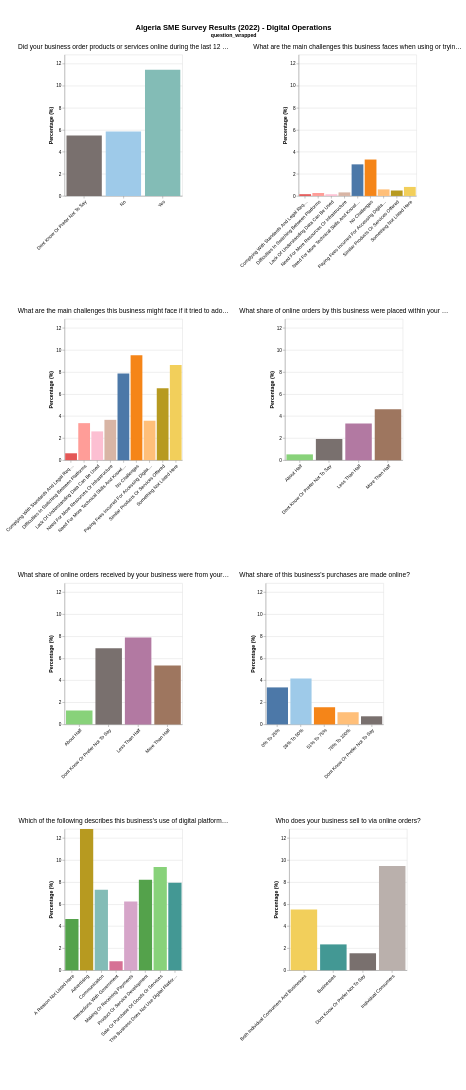

Notebook cell for this chart:
### Markdown cell above
## Digital Operations

### Code cell
chart = create_category_chart('Digital Operations', combined_df)
display(chart)

### Figure 1 — Vega-Lite specification as saved in the notebook (floating-point values rounded to 4 significant figures)
{"config": {"view": {"continuousWidth": 300, "continuousHeight": 300}, "padding": {"left": 10, "right": 10, "top": 50, "bottom": 100}}, "data": {"name": "data-a9d699b3868456ced3592f724b827ccb"}, "facet": {"field": "question_wrapped", "header": {"labelFontSize": 14, "labelLimit": 450, "labelLineHeight": 16, "titleOrient": "top"}, "type": "nominal"}, "spec": {"mark": {"type": "bar"}, "encoding": {"color": {"field": "response", "legend": null, "scale": {"scheme": "tableau20"}, "type": "nominal"}, "tooltip": [{"field": "question", "title": "Question", "type": "nominal"}, {"field": "response", "title": "Response", "type": "nominal"}, {"field": "value", "format": ".1f", "title": "Percentage", "type": "quantitative"}], "x": {"axis": {"labelAlign": "right", "labelAngle": -45, "labelLimit": 200}, "field": "response", "title": null, "type": "nominal"}, "y": {"field": "value", "scale": {"domain": [0, 12.83]}, "title": "Percentage (%)", "type": "quantitative"}}, "height": 300, "width": 250}, "columns": 2, "resolve": {"scale": {"x": "independent", "y": "independent"}}, "spacing": {"row": 80, "column": 20}, "title": {"text": "Algeria SME Survey Results (2022) - Digital Operations", "fontSize": 16, "fontWeight": "bold", "anchor": "middle"}, "$schema": "https://vega.github.io/schema/vega-lite/v6.1.0.json", "datasets": {"data-a9d699b3868456ced3592f724b827ccb": [{"category": "Digital Operations", "question": "Did your business order products or services online during the last\n12 months?", "response": "Dont Know Or Prefer Not To Say", "value": 5.5, "question_wrapped": "Did your business order products or services online during the last 12 months?"}, {"category": "Digital Operations", "question": "Did your business order products or services online during the last\n12 months?", "response": "No", "value": 5.847, "question_wrapped": "Did your business order products or services online during the last 12 months?"}, {"category": "Digital Operations", "question": "Did your business order products or services online during the last\n12 months?", "response": "Yes", "value": 11.45, "question_wrapped": "Did your business order products or services online during the last 12 months?"}, {"category": "Digital Operations", "question": "What share of this business's purchases are made online?", "response": "Dont Know Or Prefer Not To Say", "value": 0.736, "question_wrapped": "What share of this business's purchases are made online?"}, {"category": "Digital Operations", "question": "What share of this business's purchases are made online?", "response": "76% To 100%", "value": 1.106, "question_wrapped": "What share of this business's purchases are made online?"}, {"category": "Digital Operations", "question": "What share of this business's purchases are made online?", "response": "51% To 75%", "value": 1.558, "question_wrapped": "What share of this business's purchases are made online?"}, {"category": "Digital Operations", "question": "What share of this business's purchases are made online?", "response": "26% To 50%", "value": 4.161, "question_wrapped": "What share of this business's purchases are made online?"}, {"category": "Digital Operations", "question": "What share of this business's purchases are made online?", "response": "0% To 25%", "value": 3.36, "question_wrapped": "What share of this business's purchases are made online?"}, {"category": "Digital Operations", "question": "What share of online orders by this business were placed within your\nhome country?", "response": "Dont Know Or Prefer Not To Say", "value": 1.926, "question_wrapped": "What share of online orders by this business were placed within your home\ncountry?"}, {"category": "Digital Operations", "question": "What share of online orders by this business were placed within your\nhome country?", "response": "More Than Half", "value": 4.635, "question_wrapped": "What share of online orders by this business were placed within your home\ncountry?"}, {"category": "Digital Operations", "question": "What share of online orders by this business were placed within your\nhome country?", "response": "About Half", "value": 0.526, "question_wrapped": "What share of online orders by this business were placed within your home\ncountry?"}, {"category": "Digital Operations", "question": "What share of online orders by this business were placed within your\nhome country?", "response": "Less Than Half", "value": 3.328, "question_wrapped": "What share of online orders by this business were placed within your home\ncountry?"}, {"category": "Digital Operations", "question": "Who does your business sell to via online orders?", "response": "Dont Know Or Prefer Not To Say", "value": 1.543, "question_wrapped": "Who does your business sell to via online orders?"}, {"category": "Digital Operations", "question": "Who does your business sell to via online orders?", "response": "Both Individual Consumers And Businesses", "value": 5.511, "question_wrapped": "Who does your business sell to via online orders?"}, {"category": "Digital Operations", "question": "Who does your business sell to via online orders?", "response": "Businesses", "value": 2.349, "question_wrapped": "Who does your business sell to via online orders?"}, {"category": "Digital Operations", "question": "Who does your business sell to via online orders?", "response": "Individual Consumers", "value": 9.473, "question_wrapped": "Who does your business sell to via online orders?"}, {"category": "Digital Operations", "question": "What share of online orders received by your business were from your\nhome country?", "response": "Dont Know Or Prefer Not To Say", "value": 6.921, "question_wrapped": "What share of online orders received by your business were from your home\ncountry?"}, {"category": "Digital Operations", "question": "What share of online orders received by your business were from your\nhome country?", "response": "More Than Half", "value": 5.348, "question_wrapped": "What share of online orders received by your business were from your home\ncountry?"}, {"category": "Digital Operations", "question": "What share of online orders received by your business were from your\nhome country?", "response": "About Half", "value": 1.263, "question_wrapped": "What share of online orders received by your business were from your home\ncountry?"}, {"category": "Digital Operations", "question": "What share of online orders received by your business were from your\nhome country?", "response": "Less Than Half", "value": 7.884, "question_wrapped": "What share of online orders received by your business were from your home\ncountry?"}, {"category": "Digital Operations", "question": "Which of the following describes this business's use of digital\nplatforms (online platforms to facilitate interactions with other\nfirms, individuals, or the government)? (Select all that apply)", "response": "Advertising", "value": 12.83, "question_wrapped": "Which of the following describes this business's use of digital platforms\n(online platforms to facilitate interactions with other firms, individuals, or\nthe government)? (Select all that apply)"}, {"category": "Digital Operations", "question": "Which of the following describes this business's use of digital\nplatforms (online platforms to facilitate interactions with other\nfirms, individuals, or the government)? (Select all that apply)", "response": "Communication", "value": 7.303, "question_wrapped": "Which of the following describes this business's use of digital platforms\n(online platforms to facilitate interactions with other firms, individuals, or\nthe government)? (Select all that apply)"}, {"category": "Digital Operations", "question": "Which of the following describes this business's use of digital\nplatforms (online platforms to facilitate interactions with other\nfirms, individuals, or the government)? (Select all that apply)", "response": "Sale Or Purchase Of Goods Or Services", "value": 9.379, "question_wrapped": "Which of the following describes this business's use of digital platforms\n(online platforms to facilitate interactions with other firms, individuals, or\nthe government)? (Select all that apply)"}, {"category": "Digital Operations", "question": "Which of the following describes this business's use of digital\nplatforms (online platforms to facilitate interactions with other\nfirms, individuals, or the government)? (Select all that apply)", "response": "Making Or Receiving Payments", "value": 6.237, "question_wrapped": "Which of the following describes this business's use of digital platforms\n(online platforms to facilitate interactions with other firms, individuals, or\nthe government)? (Select all that apply)"}, {"category": "Digital Operations", "question": "Which of the following describes this business's use of digital\nplatforms (online platforms to facilitate interactions with other\nfirms, individuals, or the government)? (Select all that apply)", "response": "Interactions With Government", "value": 0.8187, "question_wrapped": "Which of the following describes this business's use of digital platforms\n(online platforms to facilitate interactions with other firms, individuals, or\nthe government)? (Select all that apply)"}, {"category": "Digital Operations", "question": "Which of the following describes this business's use of digital\nplatforms (online platforms to facilitate interactions with other\nfirms, individuals, or the government)? (Select all that apply)", "response": "Product Or Service Development", "value": 8.227, "question_wrapped": "Which of the following describes this business's use of digital platforms\n(online platforms to facilitate interactions with other firms, individuals, or\nthe government)? (Select all that apply)"}, {"category": "Digital Operations", "question": "Which of the following describes this business's use of digital\nplatforms (online platforms to facilitate interactions with other\nfirms, individuals, or the government)? (Select all that apply)", "response": "A Reason Not Listed Here", "value": 4.653, "question_wrapped": "Which of the following describes this business's use of digital platforms\n(online platforms to facilitate interactions with other firms, individuals, or\nthe government)? (Select all that apply)"}, {"category": "Digital Operations", "question": "Which of the following describes this business's use of digital\nplatforms (online platforms to facilitate interactions with other\nfirms, individuals, or the government)? (Select all that apply)", "response": "This Business Does Not Use Digital Platforms", "value": 7.954, "question_wrapped": "Which of the following describes this business's use of digital platforms\n(online platforms to facilitate interactions with other firms, individuals, or\nthe government)? (Select all that apply)"}, {"category": "Digital Operations", "question": "What are the main challenges this business faces when using or trying\nto adopt digital platforms for the sale or purchase of goods and\nservices? (Please select up to two)", "response": "Need For More Technical Skills And Knowledge", "value": 2.869, "question_wrapped": "What are the main challenges this business faces when using or trying to adopt\ndigital platforms for the sale or purchase of goods and services? (Please select\nup to two)"}, {"category": "Digital Operations", "question": "What are the main challenges this business faces when using or trying\nto adopt digital platforms for the sale or purchase of goods and\nservices? (Please select up to two)", "response": "Need For More Resources Or Infrastructure", "value": 0.3215, "question_wrapped": "What are the main challenges this business faces when using or trying to adopt\ndigital platforms for the sale or purchase of goods and services? (Please select\nup to two)"}, {"category": "Digital Operations", "question": "What are the main challenges this business faces when using or trying\nto adopt digital platforms for the sale or purchase of goods and\nservices? (Please select up to two)", "response": "Paying Fees Incurred For Accessing Digital Platforms", "value": 0.5947, "question_wrapped": "What are the main challenges this business faces when using or trying to adopt\ndigital platforms for the sale or purchase of goods and services? (Please select\nup to two)"}, {"category": "Digital Operations", "question": "What are the main challenges this business faces when using or trying\nto adopt digital platforms for the sale or purchase of goods and\nservices? (Please select up to two)", "response": "Similar Products Or Services Offered", "value": 0.4931, "question_wrapped": "What are the main challenges this business faces when using or trying to adopt\ndigital platforms for the sale or purchase of goods and services? (Please select\nup to two)"}, {"category": "Digital Operations", "question": "What are the main challenges this business faces when using or trying\nto adopt digital platforms for the sale or purchase of goods and\nservices? (Please select up to two)", "response": "Lack Of Understanding Data Can Be Used", "value": 0.1513, "question_wrapped": "What are the main challenges this business faces when using or trying to adopt\ndigital platforms for the sale or purchase of goods and services? (Please select\nup to two)"}, {"category": "Digital Operations", "question": "What are the main challenges this business faces when using or trying\nto adopt digital platforms for the sale or purchase of goods and\nservices? (Please select up to two)", "response": "Complying With Standards And Legal Requirements", "value": 0.158, "question_wrapped": "What are the main challenges this business faces when using or trying to adopt\ndigital platforms for the sale or purchase of goods and services? (Please select\nup to two)"}, {"category": "Digital Operations", "question": "What are the main challenges this business faces when using or trying\nto adopt digital platforms for the sale or purchase of goods and\nservices? (Please select up to two)", "response": "Difficulties In Switching Between Platforms", "value": 0.2658, "question_wrapped": "What are the main challenges this business faces when using or trying to adopt\ndigital platforms for the sale or purchase of goods and services? (Please select\nup to two)"}, {"category": "Digital Operations", "question": "What are the main challenges this business faces when using or trying\nto adopt digital platforms for the sale or purchase of goods and\nservices? (Please select up to two)", "response": "Something Not Listed Here", "value": 0.818, "question_wrapped": "What are the main challenges this business faces when using or trying to adopt\ndigital platforms for the sale or purchase of goods and services? (Please select\nup to two)"}, {"category": "Digital Operations", "question": "What are the main challenges this business faces when using or trying\nto adopt digital platforms for the sale or purchase of goods and\nservices? (Please select up to two)", "response": "No Challenges", "value": 3.306, "question_wrapped": "What are the main challenges this business faces when using or trying to adopt\ndigital platforms for the sale or purchase of goods and services? (Please select\nup to two)"}, {"category": "Digital Operations", "question": "What are the main challenges this business might face if it tried to\nadopt digital platforms for the sale or purchase of goods and\nservices? (Please select up to two)", "response": "Something Not Listed Here", "value": 8.643, "question_wrapped": "What are the main challenges this business might face if it tried to adopt\ndigital platforms for the sale or purchase of goods and services? (Please select\nup to two)"}, {"category": "Digital Operations", "question": "What are the main challenges this business might face if it tried to\nadopt digital platforms for the sale or purchase of goods and\nservices? (Please select up to two)", "response": "No Challenges", "value": 9.533, "question_wrapped": "What are the main challenges this business might face if it tried to adopt\ndigital platforms for the sale or purchase of goods and services? (Please select\nup to two)"}, {"category": "Digital Operations", "question": "What are the main challenges this business might face if it tried to\nadopt digital platforms for the sale or purchase of goods and\nservices? (Please select up to two)", "response": "Need For More Technical Skills And Knowledge", "value": 7.873, "question_wrapped": "What are the main challenges this business might face if it tried to adopt\ndigital platforms for the sale or purchase of goods and services? (Please select\nup to two)"}, {"category": "Digital Operations", "question": "What are the main challenges this business might face if it tried to\nadopt digital platforms for the sale or purchase of goods and\nservices? (Please select up to two)", "response": "Need For More Resources Or Infrastructure", "value": 3.663, "question_wrapped": "What are the main challenges this business might face if it tried to adopt\ndigital platforms for the sale or purchase of goods and services? (Please select\nup to two)"}, {"category": "Digital Operations", "question": "What are the main challenges this business might face if it tried to\nadopt digital platforms for the sale or purchase of goods and\nservices? (Please select up to two)", "response": "Paying Fees Incurred For Accessing Digital Platforms", "value": 3.584, "question_wrapped": "What are the main challenges this business might face if it tried to adopt\ndigital platforms for the sale or purchase of goods and services? (Please select\nup to two)"}, {"category": "Digital Operations", "question": "What are the main challenges this business might face if it tried to\nadopt digital platforms for the sale or purchase of goods and\nservices? (Please select up to two)", "response": "Similar Products Or Services Offered", "value": 6.535, "question_wrapped": "What are the main challenges this business might face if it tried to adopt\ndigital platforms for the sale or purchase of goods and services? (Please select\nup to two)"}, {"category": "Digital Operations", "question": "What are the main challenges this business might face if it tried to\nadopt digital platforms for the sale or purchase of goods and\nservices? (Please select up to two)", "response": "Lack Of Understanding Data Can Be Used", "value": 2.613, "question_wrapped": "What are the main challenges this business might face if it tried to adopt\ndigital platforms for the sale or purchase of goods and services? (Please select\nup to two)"}, {"category": "Digital Operations", "question": "What are the main challenges this business might face if it tried to\nadopt digital platforms for the sale or purchase of goods and\nservices? (Please select up to two)", "response": "Complying With Standards And Legal Requirements", "value": 0.6252, "question_wrapped": "What are the main challenges this business might face if it tried to adopt\ndigital platforms for the sale or purchase of goods and services? (Please select\nup to two)"}, {"category": "Digital Operations", "question": "What are the main challenges this business might face if it tried to\nadopt digital platforms for the sale or purchase of goods and\nservices? (Please select up to two)", "response": "Difficulties In Switching Between Platforms", "value": 3.362, "question_wrapped": "What are the main challenges this business might face if it tried to adopt\ndigital platforms for the sale or purchase of goods and services? (Please select\nup to two)"}]}}
